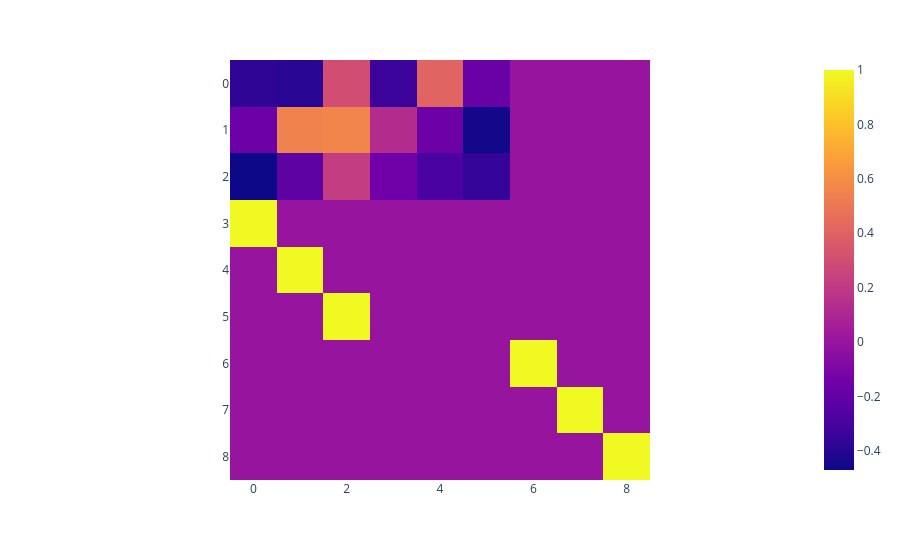

Write notebook code for a chart like this one.
### Markdown cell above
### Creating Structured Matrices for Layers

### Code cell
i = 2
px.imshow(structured_layer_info(i, dd, node_props, edge_dict, as_sparse = False).weight)

### Figure 1 — Plotly figure (JSON) as saved in the notebook; plotly's stock layout.template omitted (floating-point values rounded to 4 significant figures)
{"data": [{"coloraxis": "coloraxis", "hovertemplate": "x: %{x}<br>y: %{y}<br>color: %{z}<extra></extra>", "name": "0", "type": "heatmap", "xaxis": "x", "yaxis": "y", "z": [[-0.376, -0.3897, 0.3017, -0.3341, 0.408, -0.1729, 0, 0, 0], [-0.1672, 0.5506, 0.5606, 0.129, -0.1656, -0.4517, 0, 0, 0], [-0.4702, -0.2175, 0.2129, -0.1514, -0.2936, -0.3554, 0, 0, 0], [1, 0, 0, 0, 0, 0, 0, 0, 0], [0, 1, 0, 0, 0, 0, 0, 0, 0], [0, 0, 1, 0, 0, 0, 0, 0, 0], [0, 0, 0, 0, 0, 0, 1, 0, 0], [0, 0, 0, 0, 0, 0, 0, 1, 0], [0, 0, 0, 0, 0, 0, 0, 0, 1]]}], "layout": {"coloraxis": {"colorscale": [[0, "#0d0887"], [0.1111, "#46039f"], [0.2222, "#7201a8"], [0.3333, "#9c179e"], [0.4444, "#bd3786"], [0.5556, "#d8576b"], [0.6667, "#ed7953"], [0.7778, "#fb9f3a"], [0.8889, "#fdca26"], [1, "#f0f921"]]}, "margin": {"t": 60}, "xaxis": {"anchor": "y", "constrain": "domain", "domain": [0, 1], "scaleanchor": "y"}, "yaxis": {"anchor": "x", "autorange": "reversed", "constrain": "domain", "domain": [0, 1]}}}
